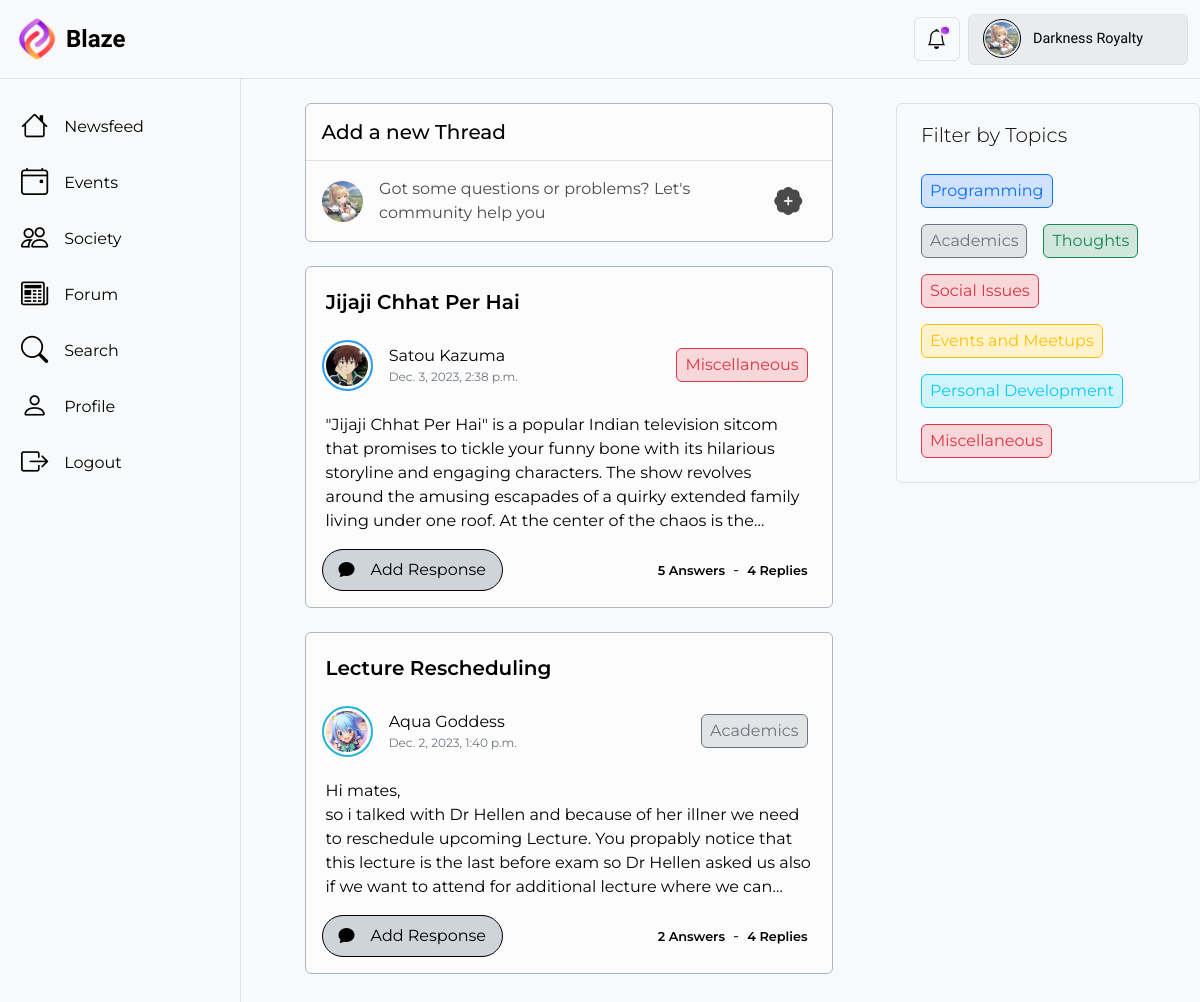
The page /forum/ (signed in) on the database as committed earlier.
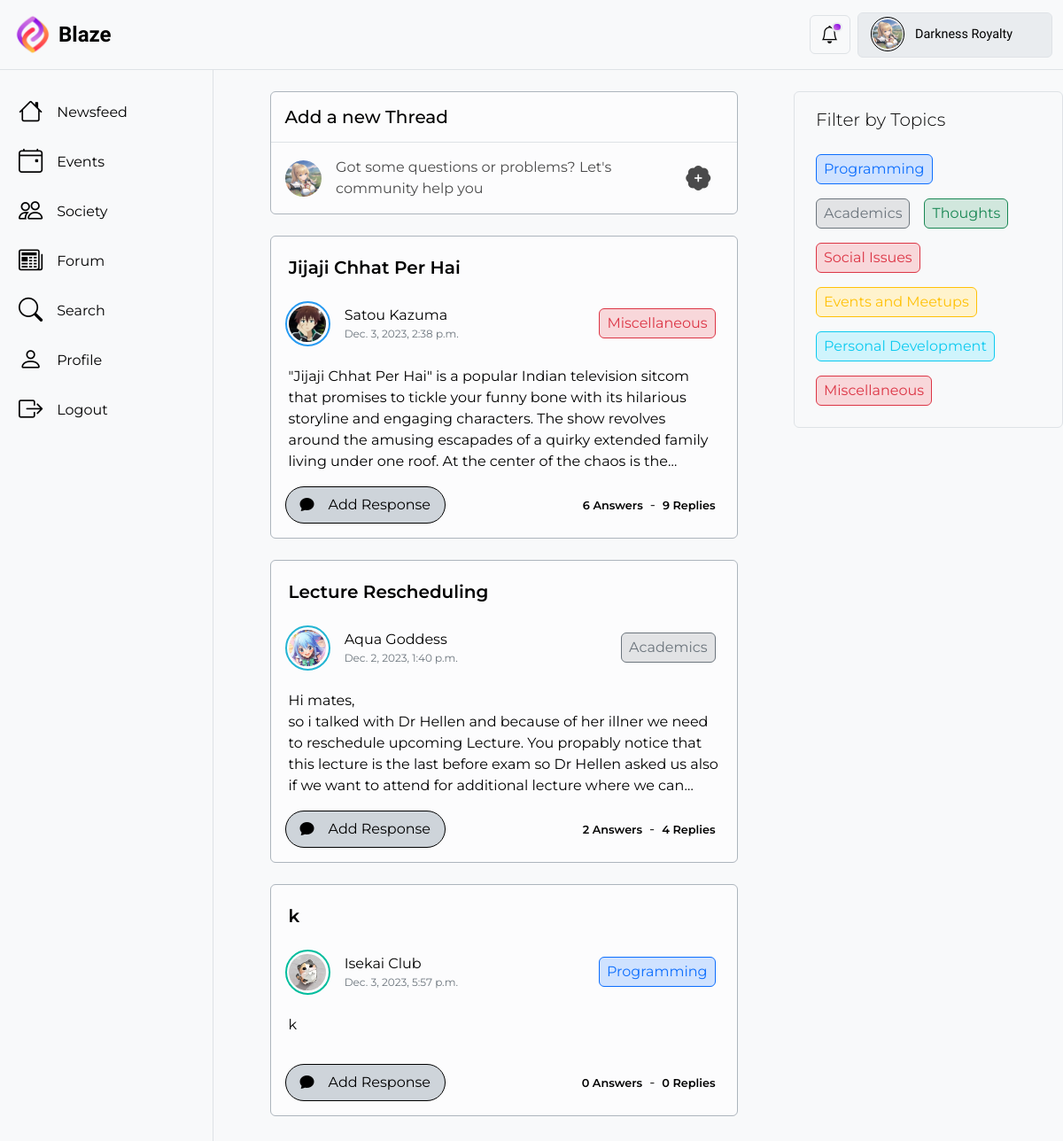
The same page on the database as committed later.
### BlazeApp/models.py (models this page shows, shortened)
class User(AbstractUser):
    profile_picture = models.ImageField(
        upload_to="profile_pics/",
        blank=True,
        null=True,
        default="profile_pics/Default_Profile_Picture.png",
        validators=[
            FileExtensionValidator(
                allowed_extensions=["jpg", "jpeg", "png"]
            ),  # Restrict allowed file extensions
            validate_profilePicture_size,  # Set a maximum file size limit (7 MB in this example)
        ],
    )
    follow = models.ManyToManyField(
        "self", symmetrical=False, related_name="followers", blank=True
    )
    class Meta:
        verbose_name = "User"
        verbose_name_plural = "Users"
    @property
    def is_student(self):
        return hasattr(self, "student")
    @property
    def is_faculty(self):
        return hasattr(self, "faculty")
    @property
    def is_society(self):
        return hasattr(self, "society")
    @property
    def get_user_type(self):
        user_type = ""
        if self.is_student:
            user_type = "student"
        elif self.is_faculty:
            user_type = "faculty"
        elif self.is_society:
            user_type = "society"
        return user_type
    @property
    def ring_color(self):
        if self.get_user_type == "student":
            current_year = timezone.now().year
            difference = int(current_year - int(self.student.batch)) % 10
            if difference == 0:
                return "#FFBF00"  # Super Saiyan
            elif difference == 1:
                return "#E32636"  # Super Saiyan God
            elif difference == 2:
                return "#23B5D3"  # Super Saiyan God Blue
            elif difference == 3:
                return "#279AF1"  # Super Saiyan God Dark Blue
            else:
                return "#F33A6A"  # Super Saiyan Rosé
        elif self.get_user_type == "faculty":
            return "#8A2BE2"
        elif self.get_user_type == "society":
            return "#00bd9d"
        else:
            return "#FFFFFF"

class Question(models.Model):
    Category_Choices = [
        ("Programming", "Programming"),
        ("Academics", "Academics"),
        ("Thoughts", "Thoughts"),
        ("Social Issues", "Social Issues"),
        ("Events and Meetups", "Events and Meetups"),
        ("Personal Development", "Personal Development"),
        ("Miscellaneous", "Miscellaneous"),
    ]
    title = models.CharField(max_length=200, null=False, default="No Title")
    description = models.CharField(
        max_length=1500, null=False, default="No Description"
    )
    poster = models.ForeignKey(
        User, on_delete=models.CASCADE, related_name="questions", default=0
    )
    category = models.CharField(
        max_length=50, choices=Category_Choices, null=False, default="Miscellaneous"
    )
    timestamp = models.DateTimeField(auto_now=True, null=False)
    class Meta:
        verbose_name = "Question"
        verbose_name_plural = "Questions"
    @property
    def get_category_color_scheme(self):
        if self.category == "Programming":
            return "primary"
        elif self.category == "Academics":
            return "secondary"
        elif self.category == "Thoughts":
            return "success"
        elif self.category == "Social Issues":
            return "danger"
        elif self.category == "Events and Meetups":
            return "warning"
        elif self.category == "Personal Development":
            return "info"
        elif self.category == "Miscellaneous":
            return "danger"
        else:
            return "secondary"
    @property
    def answers_count(self):
        return self.answers.count
    @property
    def replies_count(self):
        count = 0
        for a in self.answers.all():
            count += a.replies.count()
        return count

class Answer(models.Model):
    poster = models.ForeignKey(
        User, on_delete=models.CASCADE, related_name="answers", null=False, default=0
    )
    question = models.ForeignKey(
        Question,
        on_delete=models.CASCADE,
        related_name="answers",
        null=False,
        default=0,
    )
    content = models.CharField(
        max_length=500,
        help_text="Enter the content of your answer/reply (up to 500 characters).",
    )
    timestamp = models.DateTimeField(auto_now=True, null=False)
    class Meta:
        verbose_name = "Answer"
        verbose_name_plural = "Answers"

### BlazeApp/views.py (the view)
def forum(request):
    questions = Question.objects.annotate(total_answers=Count('answers'), total_replies=Count('answers__replies')).order_by('-total_answers', '-total_replies')
    content = {"questions": questions}
    return render(request, "BlazeApp/forum.html", content)

### BlazeApp/templates/BlazeApp/forum.html (shortened to what this page needs)
{% extends 'BlazeApp/base.html' %}
{% load static %}
{% block ExtraHeaders %}
  <link rel="stylesheet" href="{% static 'BlazeApp/base2.css' %}" />
{% endblock %}
{% block content %}
  <div class="content-d border border-top-0 border-bottom-0 border-end-0 col py-4 px-3" style="height: max-content; ">
    <div class="dd1 mx-auto">
      <div class="create-post bg-light-subtle text-body-emphasis mb-4 border border-dark-subtle rounded user-select-none overflow-hidden">
        <div class="h5 p-3 mb-0 border-bottom">Add a new Thread</div>
        <a href="{% url 'BlazeApp:create_thread' %}">
          <div class="d-flex align-items-center bg-scheme text-secondary p-3">
            <div class="create-post-pp col-1">
              <img src="{{ user.profile_picture.url }}" alt="profile picture" />
            </div>
            <div class="fs-6 col text-body-emphasis mx-3" style="opacity: 0.7;">Got some questions or problems? Let's community help you</div>
            <div class="text-body-emphasis fs-3 col-1" style="opacity: 0.7;">
              <i class="bi bi-patch-plus-fill"></i>
            </div>
          </div>
        </a>
      </div>
      {% if questions %}
        {% for question in questions %}
          <div class="post-d bg-light-subtle mb-4 p-3 border border-dark-subtle rounded text-body-emphasis" data-qid="{{ question.pk }}" style="height: max-content;">
            <div class="text-body-emphasis fw-semibold lead mx-1 mt-1 mb-3 text-break text-truncate">{{ question.title }}</div>
            <div class="d-flex mb-3" style="height: 4rem;">
              <div class="d-flex align-items-center col text-body-emphasis user-select-none">
                <a href="{% url 'BlazeApp:profile' question.poster.pk %}" class="me-3 my-1">
                  <div class="d-flex justify-content-center align-items-center" style="border: 2px solid black; border-radius: 50%; padding: 2px; border-color: {{ question.poster.ring_color }}!important; width:3.2rem; height:3.2rem">
                    <div class="post-d-profile-pic">
                      <img src="{{ question.poster.profile_picture.url }}" class="img-fluid" alt="poster profile picture" />
                    </div>
                  </div>
                </a>
                <div>
                  <a href="{% url 'BlazeApp:profile' question.poster.pk %}"><div class="text-body-emphasis text-truncate">{{ question.poster.first_name }} {{ question.poster.last_name }}</div></a>
                  <div class="post-d-timestamp text-secondary">{{ question.timestamp }}</div>
                </div>
              </div>
              <div class="d-flex justify-content-end align-items-center user-select-none">
                {% with color_scheme=question.get_category_color_scheme %}
                  <div class="border border-{{ color_scheme }} bg-{{ color_scheme }}-subtle text-{{ color_scheme }} mx-2 px-2 py-1 rounded-2" style="width: max-content;">{{ question.category }}</div>
                {% endwith %}
              </div>
            </div>
            <div id="f-content" class="text-body-emphasis fs-6 m-1 user-select-none">{{ question.description|linebreaks }}</div>
            <div class="d-flex justify-content-between align-items-center mt-3 user-select-none" style="height: max-content;">
              <a href="{% url 'BlazeApp:view_thread' question.pk %}">
                <div class="d-flex border rounded-5 px-3 py-2 bg-dark-subtle" style="--bs-border-color: var(--bs-emphasis-color); --bs-bg-hover-color:var(--bs-gray-500);height: max-content; width: max-content;">
                  <div class="text-body-emphasis">
                    <i class="bi bi-chat-fill me-3"></i>
                  </div>
                  <div class="text-body-emphasis fs-6">Add Response</div>
                </div>
              </a>
              <div class="d-flex justify-content-end align-items-center">
                <div class="fw-semibold p-2" style="font-size: 0.8rem;">
                  <span>{{ question.answers_count }}</span>
                  {% if question.answers_count == 1 %}
                    <span>Answer</span>
                  {% else %}
                    <span>Answers</span>
                  {% endif %}
                </div>-<div class="fw-semibold p-2" style="font-size: 0.8rem;">
                  <span>{{ question.replies_count }}</span>
                  {% if question.replies_count == 1 %}
                    <span>Reply</span>
                  {% else %}
                    <span>Replies</span>
                  {% endif %}
                </div>
              </div>
            </div>
          </div>
        {% endfor %}
      {% endif %}
    </div>
  </div>
  <div class="minisidebar-d d-none d-lg-block text-body-emphasis" style="height: max-content;min-width: 10rem;">
    <div class="mt-4 border bg-body-tertiary rounded p-3">
      <div class="lead mx-2 mb-3">Filter by Topics</div>
      <div class="d-flex flex-wrap">
        <a href="#" class="m-2"><div class="border border-primary bg-primary-subtle text-primary px-2 py-1 rounded-2" style="width: max-content;">Programming</div></a>
        <div class="border border-secondary bg-secondary-subtle text-secondary m-2 px-2 py-1 rounded-2" style="width: max-content;">Academics</div>
        <div class="border border-success bg-success-subtle text-success m-2 px-2 py-1 rounded-2" style="width: max-content;">Thoughts</div>
        <div class="border border-danger bg-danger-subtle text-danger m-2 px-2 py-1 rounded-2" style="width: max-content;">Social Issues</div>
        <div class="border border-warning bg-warning-subtle text-warning m-2 px-2 py-1 rounded-2" style="width: max-content;">Events and Meetups</div>
        <div class="border border-info bg-info-subtle text-info m-2 px-2 py-1 rounded-2" style="width: max-content;">Personal Development</div>
        <div class="border border-danger bg-danger-subtle text-danger m-2 px-2 py-1 rounded-2" style="width: max-content;">Miscellaneous</div>
      </div>
    </div>
  </div>
{% endblock %}

### BlazeApp/templates/BlazeApp/base.html (shortened to what this page needs)
{% load static %}
<!DOCTYPE html>
<html lang="en">
  <head>
    <link href="https://cdn.jsdelivr.net/npm/bootstrap@5.3.1/dist/css/bootstrap.min.css" rel="stylesheet" />
    <link rel="stylesheet" href="https://cdn.jsdelivr.net/npm/bootstrap-icons@1.10.5/font/bootstrap-icons.css" />
    <link href="{% static 'BlazeApp/base.css' %}" rel="stylesheet" />
    {% block ExtraHeaders %}
    {% endblock %}
  </head>
  <body>
    {% block navbar %}
      <nav class="navbar bg-body-tertiary border-bottom position-sticky">
        <div class="container-xxl">
          <a class="navbar-brand d-flex align-items-center justify-content-center" href="{% url 'BlazeApp:newsfeed' %}">
            <img src="{% static 'BlazeApp/Blaze Logo.png' %}" alt="Logo" width="50px" height="auto" class="d-inline-block align-text-top" />
            <div class="ms-1 fs-4 fw-semibold text-body-emphasis">Blaze</div>
          </a>
          <div class="d-flex align-items-center">
            <button class="btn border bg-scheme mx-2 fs-5 position-relative noti-btn text-body-emphasis" type="button" data-bs-toggle="offcanvas" data-bs-target="#NotificationOffcanvas" aria-controls="offcanvasNotification"><div id="noti-indicator"></div><i class="bi bi-bell"></i></button>
            <div class="dropdown-center bg-body-secondary border rounded nav-profile-d col-md-2 d-lg-block d-none user-select-none">
              <button class="nav-profile bg-body-secondary d-flex align-items-center justify-content-around" data-bs-toggle="dropdown" aria-expanded="false">
                <div class="nav-profile-pic-cover d-flex justify-content-center align-items-center mx-2" style="width: 2.4rem; height: 2.4rem;">
                  <div class="nav-profile-pic">
                    <img src="{{ request.user.profile_picture.url }}" alt="profile-picture" />
                  </div>
                </div>
                <div class="nav-profile-name text-start text-truncate fw-medium mx-1 d-lg-block d-none">{{ request.user.first_name }} {{ request.user.last_name }}</div>
              </button>
            </div>
          </div>
        </div>
      </nav>
    {% endblock %}
    <div id="material" class="container-xxl d-flex" style="padding: 0px;">
      {% block body %}
        <div class="side-panel-d d-none d-md-block">
          <a href="{% url 'BlazeApp:newsfeed' %}">
            <div class="side-panel-item text-body-emphasis bg-scheme d-flex align-items-center fw-normal rounded mx-1 mt-4">
              <i class="ms-3 me-3 bi bi-house"></i>Newsfeed
            </div>
          </a>
          <a href="{% url 'BlazeApp:events' %}">
            <div class="side-panel-item text-body-emphasis bg-scheme d-flex align-items-center fw-normal rounded mx-1 mt-2">
              <i class="ms-3 me-3 bi bi-calendar4-event"></i>Events
            </div>
          </a>
          <a href="{% url 'BlazeApp:society' %}">
            <div class="side-panel-item text-body-emphasis bg-scheme d-flex align-items-center fw-normal rounded mx-1 mt-2">
              <i class="ms-3 me-3 bi bi-people"></i>Society
            </div>
          </a>
          <a href="{% url 'BlazeApp:forum' %}">
            <div class="side-panel-item text-body-emphasis bg-scheme d-flex align-items-center fw-normal rounded mx-1 mt-2">
              <i class="ms-3 me-3 bi bi-newspaper"></i>Forum
            </div>
          </a>
          <div class="side-panel-item text-body-emphasis bg-scheme d-flex align-items-center fw-normal rounded mx-1 mt-2" data-bs-toggle="modal" data-bs-target="#searchBar">
            <i class="ms-3 me-3 bi bi-search"></i>Search
          </div>
          <a href="{% url 'BlazeApp:profile' request.user.pk %}">
            <div class="side-panel-item text-body-emphasis bg-scheme d-flex align-items-center fw-normal rounded mx-1 mt-2">
              <i class="ms-3 me-3 bi bi-person"></i>Profile
            </div>
          </a>
          <a href="{% url 'BlazeApp:user_logout' %}">
            <div class="side-panel-item text-body-emphasis bg-scheme d-flex align-items-center fw-normal rounded mx-1 mt-2">
              <i class="ms-3 me-3 bi bi-box-arrow-right"></i>Logout
            </div>
          </a>
        </div>
        {% block content %}
        {% endblock %}
      {% endblock %}
    </div>
  </body>
</html>

Rows that differ between the two databases and show on the page:
computed for Question "Jijaji Chhat Per Hai": answers_count "5" → "6"; replies_count "4" → "9"
added Question: title "k", poster.profile_picture (picture), poster.first_name "Isekai", poster.last_name "Club", timestamp "Dec. 3, 2023, 5:57 p.m.", category "Programming", description "k", answers_count "0", shows "Answers", replies_count "0", shows "Replies"
